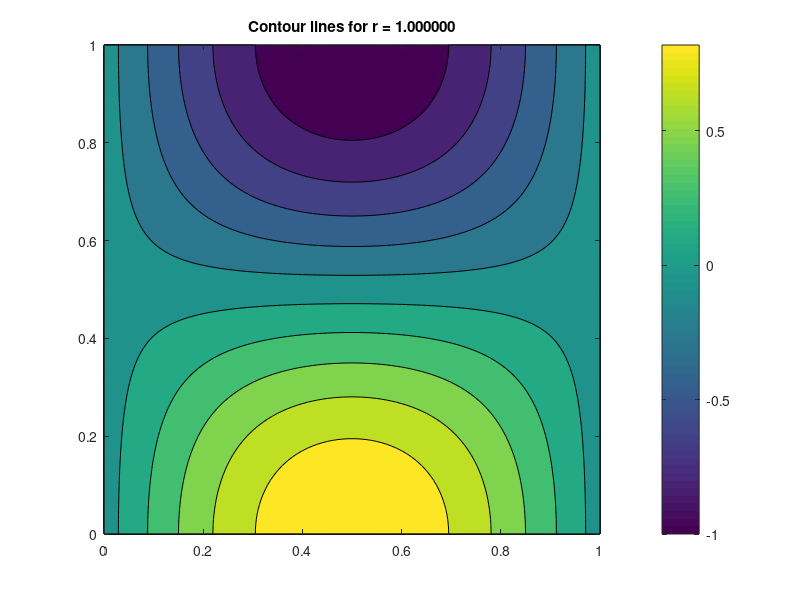
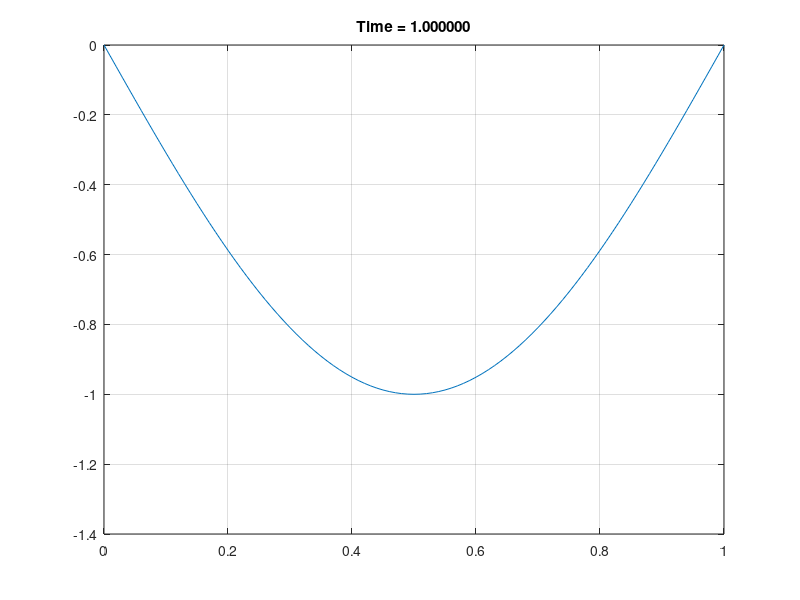
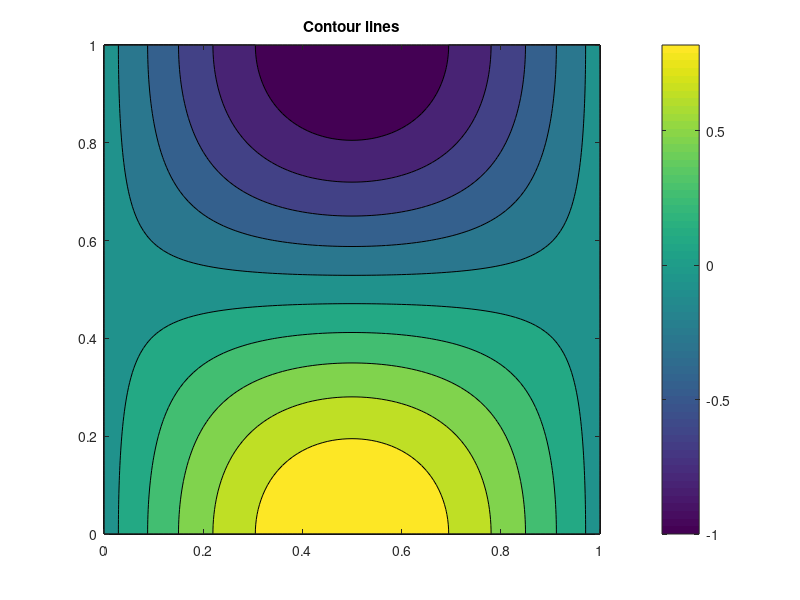
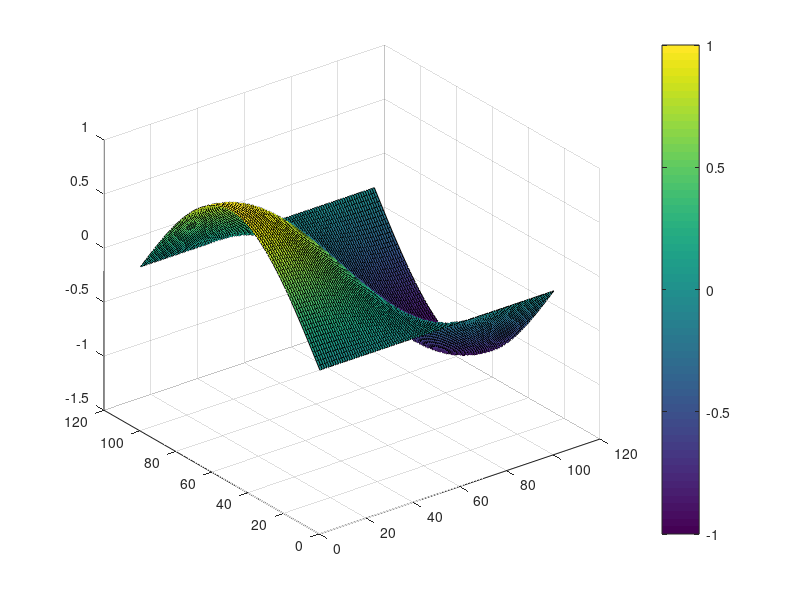

Reproduce these figures in MATLAB, in order.
%% Assignemnt
% PDE's

% Name        : Mohamed Mafaz
% Roll Number : AM25M009
% Department  : Applied Mechanics

clc;
clear;
close all;

%% Part 1 (Preprocessing)
h = 0.01;
k = 0.01;

x_start = 0;
x_end = 1;
t_start = 0;
t_end = 1;

xs = x_start:h:x_end;
ts = t_start:k:t_end;

top_bc = 0;
bottom_bc = 0;

matrix = zeros(length(xs), length(ts));
matrix(1, :) = top_bc;
matrix(end, :) = bottom_bc;


for i = 1:length(xs)
    matrix(i, 1) = sin(pi * xs(i));  
end

%% Part 2 (Processing / Using the Algorithms)
r = (k / h);
for i = 2:length(xs)-1
    matrix(i, 2) = matrix(i, 1) + (r^2)/2 * (matrix(i-1, 1) - 2 * matrix(i, 1) + matrix(i+1, 1));
end

for j = 2:length(ts)-1
    for i = 2:length(xs)-1

        matrix(i, j+1) = 2*matrix(i, j) - matrix(i, j-1) + r^2*(matrix(i+1, j) - 2*matrix(i, j) + matrix(i-1, j));
    end
end


[X, Y] = meshgrid(xs, ts);
figure;
contourf(X, Y, matrix');
title(sprintf('Contour lines for r = %f', r));
colorbar;

figure;
surf(matrix)
title(sprintf('Surf for r = %f', r));
colorbar;

h = 0.01;
k = 0.01;

x_start = 0;
x_end = 1;
t_start = 0;
t_end = 1;

xs = x_start:h:x_end;
ts = t_start:k:t_end;

top_bc = 0;
bottom_bc = 0;

matrix = zeros(length(xs), length(ts));
matrix(1, :) = top_bc;
matrix(end, :) = bottom_bc;

for i = 1:length(xs)
    matrix(i, 1) = sin(pi * xs(i));  
end

r = (k / h);
for i = 2:length(xs)-1
    matrix(i, 2) = matrix(i, 1) + (r^2)/2 * (matrix(i-1, 1) - 2 * matrix(i, 1) + matrix(i+1, 1));
end

for j = 2:length(ts)-1
    for i = 2:length(xs)-1
        matrix(i, j+1) = 2*matrix(i, j) - matrix(i, j-1) + r^2*(matrix(i+1, j) - 2*matrix(i, j) + matrix(i-1, j));
    end

    plot(xs, matrix(:, j+1));
    title(sprintf('Time = %f', ts(j+1)));
    grid on;
    drawnow;
    pause(0.01)
end

%% Part 3 (Post Processing / Plotting)
% Final plots
[X, Y] = meshgrid(xs, ts);
figure;
contourf(X, Y, matrix');
title('Contour lines');
colorbar;

figure;
surf(matrix)
colorbar;